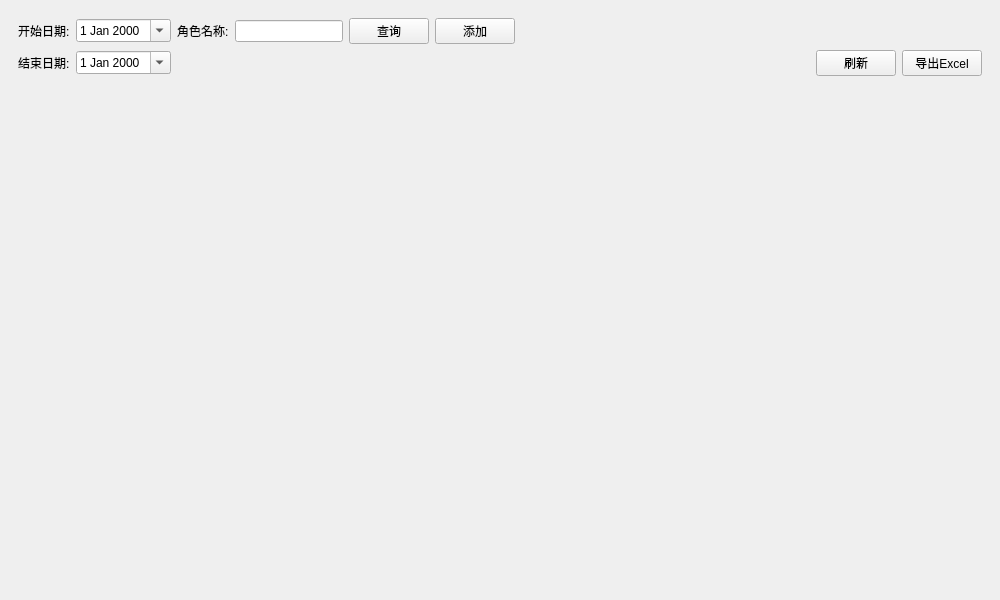
<?xml version="1.0" encoding="UTF-8"?>
<ui version="4.0">
 <class>TableRole</class>
 <widget class="QWidget" name="TableRole">
  <property name="geometry">
   <rect>
    <x>0</x>
    <y>0</y>
    <width>1000</width>
    <height>600</height>
   </rect>
  </property>
  <property name="windowTitle">
   <string>Form</string>
  </property>
  <layout class="QGridLayout" name="gridLayout_3">
   <property name="leftMargin">
    <number>0</number>
   </property>
   <property name="topMargin">
    <number>0</number>
   </property>
   <property name="rightMargin">
    <number>0</number>
   </property>
   <property name="bottomMargin">
    <number>0</number>
   </property>
   <item row="0" column="0">
    <widget class="QStackedWidget" name="stackedWidget">
     <property name="currentIndex">
      <number>0</number>
     </property>
     <widget class="QWidget" name="page">
      <layout class="QGridLayout" name="gridLayout_2" rowstretch="1,9">
       <item row="0" column="0">
        <widget class="QWidget" name="widget" native="true">
         <layout class="QGridLayout" name="gridLayout">
          <item row="0" column="3">
           <widget class="QLineEdit" name="editName">
            <property name="sizePolicy">
             <sizepolicy hsizetype="Minimum" vsizetype="Fixed">
              <horstretch>0</horstretch>
              <verstretch>0</verstretch>
             </sizepolicy>
            </property>
           </widget>
          </item>
          <item row="1" column="8">
           <widget class="QPushButton" name="btnExport">
            <property name="sizePolicy">
             <sizepolicy hsizetype="Minimum" vsizetype="Fixed">
              <horstretch>0</horstretch>
              <verstretch>0</verstretch>
             </sizepolicy>
            </property>
            <property name="toolTip">
             <string>导出Excel</string>
            </property>
            <property name="text">
             <string>导出Excel</string>
            </property>
            <property name="icon">
             <iconset resource="../../main.qrc">
              <normaloff>:/image/excel.png</normaloff>:/image/excel.png</iconset>
            </property>
           </widget>
          </item>
          <item row="0" column="0">
           <widget class="QLabel" name="label">
            <property name="text">
             <string>开始日期:</string>
            </property>
           </widget>
          </item>
          <item row="0" column="4">
           <widget class="QPushButton" name="btnQuery">
            <property name="text">
             <string>查询</string>
            </property>
           </widget>
          </item>
          <item row="0" column="5">
           <widget class="QPushButton" name="btnAdd">
            <property name="text">
             <string>添加</string>
            </property>
           </widget>
          </item>
          <item row="0" column="2">
           <widget class="QLabel" name="label_3">
            <property name="text">
             <string>角色名称:</string>
            </property>
           </widget>
          </item>
          <item row="1" column="0">
           <widget class="QLabel" name="label_2">
            <property name="text">
             <string>结束日期:</string>
            </property>
           </widget>
          </item>
          <item row="0" column="6">
           <spacer name="horizontalSpacer_2">
            <property name="orientation">
             <enum>Qt::Horizontal</enum>
            </property>
            <property name="sizeHint" stdset="0">
             <size>
              <width>40</width>
              <height>20</height>
             </size>
            </property>
           </spacer>
          </item>
          <item row="1" column="7">
           <widget class="QPushButton" name="btnRefresh">
            <property name="toolTip">
             <string>刷新</string>
            </property>
            <property name="text">
             <string>刷新</string>
            </property>
            <property name="icon">
             <iconset resource="../../main.qrc">
              <normaloff>:/image/刷新.png</normaloff>:/image/刷新.png</iconset>
            </property>
           </widget>
          </item>
          <item row="0" column="1">
           <widget class="QDateEdit" name="dateStart">
            <property name="calendarPopup">
             <bool>true</bool>
            </property>
           </widget>
          </item>
          <item row="1" column="1">
           <widget class="QDateEdit" name="dateEnd">
            <property name="calendarPopup">
             <bool>true</bool>
            </property>
           </widget>
          </item>
         </layout>
        </widget>
       </item>
       <item row="1" column="0">
        <widget class="GbsTableWidget" name="tableWidget" native="true"/>
       </item>
      </layout>
     </widget>
     <widget class="QWidget" name="page_2">
      <layout class="QGridLayout" name="gridLayout_4"/>
     </widget>
    </widget>
   </item>
  </layout>
 </widget>
 <customwidgets>
  <customwidget>
   <class>GbsTableWidget</class>
   <extends>QWidget</extends>
   <header>gbstablewidget.h</header>
   <container>1</container>
  </customwidget>
 </customwidgets>
 <resources>
  <include location="../../main.qrc"/>
 </resources>
 <connections/>
</ui>
